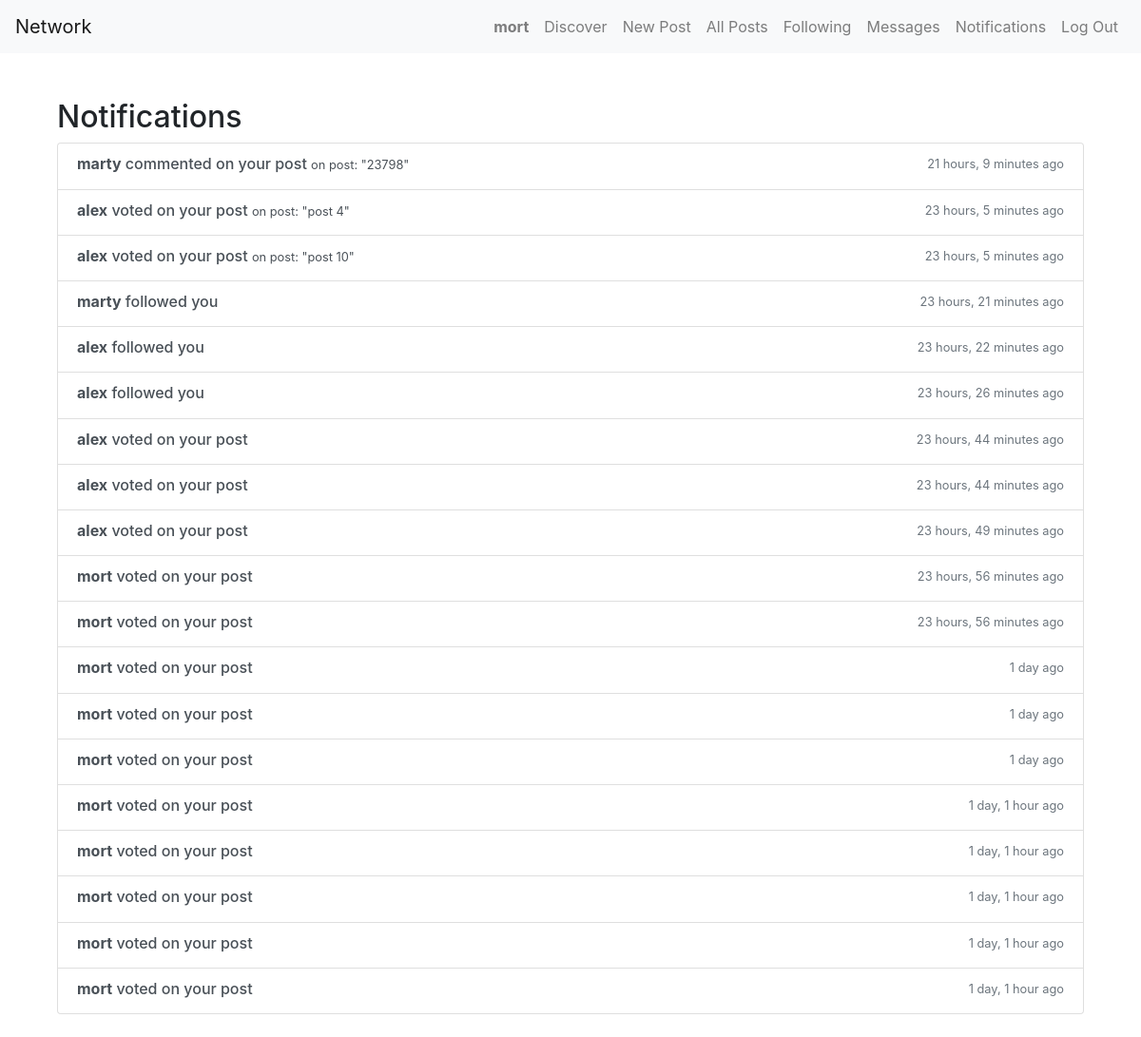
The page /notifications (signed in) on the database its author committed.
### network/models.py (models this page shows, shortened)
class User(AbstractUser):
    profile_picture = models.ImageField(upload_to='profile_pics/', null=True, blank=True)
    bio = models.TextField(max_length=500, blank=True)
    hidden_conversations = models.ManyToManyField('self', symmetrical=False, blank=True, related_name='hidden_by')
    timezone = models.CharField(max_length=100, choices=TIMEZONE_CHOICES, default='UTC')
    activation_token = models.CharField(max_length=32, blank=True, null=True)

class Notification(models.Model):
    user = models.ForeignKey(User, on_delete=models.CASCADE, related_name='notifications')
    actor = models.ForeignKey(User, on_delete=models.SET_NULL, null=True)
    verb = models.CharField(max_length=50)  # e.g., "liked", "followed"
    post = models.ForeignKey(Post, on_delete=models.SET_NULL, null=True, blank=True)
    is_read = models.BooleanField(default=False)
    created_at = models.DateTimeField(auto_now_add=True)
    class Meta:
        ordering = ['-created_at']

class Post(models.Model):
    user = models.ForeignKey(User, on_delete=models.CASCADE, related_name='posts')
    content = models.TextField()
    timestamp = models.DateTimeField(auto_now_add=True)
    thumbs_up = models.ManyToManyField(User, related_name='upvoted_posts', blank=True)
    thumbs_down = models.ManyToManyField(User, related_name='downvoted_posts', blank=True)
    class Meta:
        ordering = ['-timestamp']

### network/views.py (the view)
# urls.py: path("notifications", views.notifications_view, name="notifications"),
@login_required
def notifications_view(request):
    notifs = request.user.notifications.all()[:30]
    Notification.objects.filter(user=request.user, is_read=False).update(is_read=True)
    return render(request, "network/notifications.html", {'notifications': notifs})

### network/templates/network/notifications.html
{% extends "network/layout.html" %}
{% block body %}
    <div class="container mt-5">
        <h2>Notifications</h2>
        {% if notifications %}
            <div class="list-group">
                {% for notif in notifications %}
                    <div class="list-group-item list-group-item-action">
                        <div class="d-flex w-100 justify-content-between">
                            <h6 class="mb-1">
                                <strong>{{ notif.actor.username }}</strong> {{ notif.verb }}
                                {% if notif.post %}
                                    <small>on post: "{{ notif.post.content|truncatewords:8 }}"</small>
                                {% endif %}
                            </h6>
                            <small class="text-muted">{{ notif.created_at|timesince }} ago</small>
                        </div>
                    </div>
                {% endfor %}
            </div>
        {% else %}
            <div class="text-center py-5">
                <h4 class="text-muted">No notifications yet.</h4>
                <p>Follow users or get likes to see activity here.</p>
            </div>
        {% endif %}
    </div>
{% endblock %}

### network/templates/network/layout.html (shortened to what this page needs)
{% load static %}
<!DOCTYPE html>
<html lang="en">
<head>
    <link rel="stylesheet" href="https://stackpath.bootstrapcdn.com/bootstrap/4.4.1/css/bootstrap.min.css">
    <link href="{% static 'network/styles.css' %}" rel="stylesheet">
    <link rel="stylesheet" href="https://cdnjs.cloudflare.com/ajax/libs/font-awesome/6.5.0/css/all.min.css">
    <link rel="stylesheet" href="https://cdnjs.cloudflare.com/ajax/libs/font-awesome/6.5.0/css/all.min.css" />
</head>
<body>
    <nav class="navbar navbar-expand-lg navbar-light bg-light">
        <a class="navbar-brand" href="{% url 'index' %}">Network</a>
        <div class="collapse navbar-collapse" id="navbarNav">
            <ul class="navbar-nav ml-auto">
                {% if user.is_authenticated %}
                    <li class="nav-item">
                        <a class="nav-link" href="{% url 'profile' user.username %}">
                            <strong>{{ user.username }}</strong>
                        </a>
                    </li>
                    <li class="nav-item">
                        <a class="nav-link" href="{% url 'discover_users' %}">Discover</a>
                    </li>
                    <li class="nav-item">
                         <a class="nav-link" href="{% url 'new_post' %}">New Post</a>
                    </li>
                    <li class="nav-item">
                        <a class="nav-link" href="{% url 'all_posts' %}">All Posts</a>
                    </li>
                    <li class="nav-item">
                        <a class="nav-link" href="{% url 'following' %}">Following</a>
                    </li>
                    <li class="nav-item position-relative">
                        <a class="nav-link" href="{% url 'messages_inbox' %}">
                            Messages
                        </a>
                    </li>
                    <li class="nav-item position-relative">
                        <a class="nav-link" href="{% url 'notifications' %}">
                            Notifications
                        </a>
                    </li>
                    <li class="nav-item">
                        <a class="nav-link" href="{% url 'logout' %}">Log Out</a>
                    </li>
                {% endif %}
            </ul>
        </div>
    </nav>
    <main class="container my-4">
        {% block body %}
        {% endblock %}
    </main>
</body>
</html>

### rows shown on the page
User: username "mort"
Notification: actor.username "marty", verb "commented on your post", post.content "23798", created_at "21 hours, 9 minutes"
Notification: actor.username "alex", verb "voted on your post", post.content "post 4", created_at "23 hours, 5 minutes"
Notification: actor.username "alex", verb "voted on your post", post.content "post 10", created_at "23 hours, 5 minutes"
Notification: actor.username "marty", verb "followed you", created_at "23 hours, 21 minutes"
Notification: actor.username "alex", verb "followed you", created_at "23 hours, 22 minutes"
Notification: actor.username "alex", verb "followed you", created_at "23 hours, 26 minutes"
Notification: actor.username "alex", verb "voted on your post", created_at "23 hours, 44 minutes"
Notification: actor.username "alex", verb "voted on your post", created_at "23 hours, 44 minutes"
Notification: actor.username "alex", verb "voted on your post", created_at "23 hours, 49 minutes"
Notification: actor.username "mort", verb "voted on your post", created_at "23 hours, 56 minutes"
Notification: actor.username "mort", verb "voted on your post", created_at "23 hours, 56 minutes"
Notification: actor.username "mort", verb "voted on your post", created_at "1 day"
Notification: actor.username "mort", verb "voted on your post", created_at "1 day"
Notification: actor.username "mort", verb "voted on your post", created_at "1 day"
Notification: actor.username "mort", verb "voted on your post", created_at "1 day, 1 hour"
Notification: actor.username "mort", verb "voted on your post", created_at "1 day, 1 hour"
Notification: actor.username "mort", verb "voted on your post", created_at "1 day, 1 hour"
Notification: actor.username "mort", verb "voted on your post", created_at "1 day, 1 hour"
Notification: actor.username "mort", verb "voted on your post", created_at "1 day, 1 hour"
